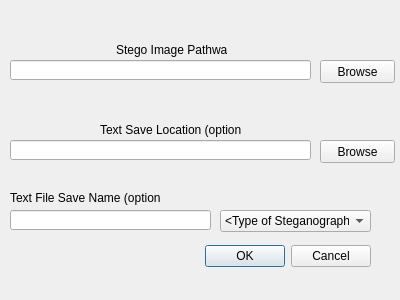
<?xml version="1.0" encoding="UTF-8"?>
<ui version="4.0">
 <class>ExtractWindow</class>
 <widget class="QDialog" name="ExtractWindow">
  <property name="geometry">
   <rect>
    <x>0</x>
    <y>0</y>
    <width>400</width>
    <height>300</height>
   </rect>
  </property>
  <property name="minimumSize">
   <size>
    <width>400</width>
    <height>300</height>
   </size>
  </property>
  <property name="maximumSize">
   <size>
    <width>400</width>
    <height>300</height>
   </size>
  </property>
  <property name="windowTitle">
   <string>Extract</string>
  </property>
  <widget class="QDialogButtonBox" name="buttonBox">
   <property name="geometry">
    <rect>
     <x>30</x>
     <y>240</y>
     <width>341</width>
     <height>32</height>
    </rect>
   </property>
   <property name="orientation">
    <enum>Qt::Horizontal</enum>
   </property>
   <property name="standardButtons">
    <set>QDialogButtonBox::Cancel|QDialogButtonBox::Ok</set>
   </property>
  </widget>
  <widget class="QLineEdit" name="StegoLineEdit">
   <property name="geometry">
    <rect>
     <x>10</x>
     <y>60</y>
     <width>301</width>
     <height>20</height>
    </rect>
   </property>
  </widget>
  <widget class="QLineEdit" name="SaveLineEdit">
   <property name="geometry">
    <rect>
     <x>10</x>
     <y>140</y>
     <width>301</width>
     <height>20</height>
    </rect>
   </property>
  </widget>
  <widget class="QPushButton" name="StegoPushButton">
   <property name="geometry">
    <rect>
     <x>320</x>
     <y>60</y>
     <width>75</width>
     <height>23</height>
    </rect>
   </property>
   <property name="text">
    <string>Browse</string>
   </property>
  </widget>
  <widget class="QPushButton" name="SavePushButton">
   <property name="geometry">
    <rect>
     <x>320</x>
     <y>140</y>
     <width>75</width>
     <height>23</height>
    </rect>
   </property>
   <property name="text">
    <string>Browse</string>
   </property>
  </widget>
  <widget class="QComboBox" name="StegoComboBox">
   <property name="geometry">
    <rect>
     <x>220</x>
     <y>210</y>
     <width>151</width>
     <height>22</height>
    </rect>
   </property>
   <item>
    <property name="text">
     <string>&lt;Type of Steganography&gt;</string>
    </property>
   </item>
   <item>
    <property name="text">
     <string>Least Significant Bit</string>
    </property>
   </item>
   <item>
    <property name="text">
     <string>LSB 1:2:3</string>
    </property>
   </item>
   <item>
    <property name="text">
     <string>LSB 1:3:4</string>
    </property>
   </item>
   <item>
    <property name="text">
     <string>LSB 1:0:0</string>
    </property>
   </item>
   <item>
    <property name="text">
     <string>LSB 2:0:0</string>
    </property>
   </item>
   <item>
    <property name="text">
     <string>LSB 3:0:0</string>
    </property>
   </item>
   <item>
    <property name="text">
     <string>LSB 4:0:0</string>
    </property>
   </item>
   <item>
    <property name="text">
     <string>LSB 0:1:0</string>
    </property>
   </item>
   <item>
    <property name="text">
     <string>LSB 0:2:0</string>
    </property>
   </item>
   <item>
    <property name="text">
     <string>LSB 0:3:0</string>
    </property>
   </item>
   <item>
    <property name="text">
     <string>LSB 0:4:0</string>
    </property>
   </item>
  </widget>
  <widget class="QLabel" name="label">
   <property name="geometry">
    <rect>
     <x>116</x>
     <y>40</y>
     <width>111</width>
     <height>20</height>
    </rect>
   </property>
   <property name="text">
    <string>Stego Image Pathway</string>
   </property>
  </widget>
  <widget class="QLabel" name="label_2">
   <property name="geometry">
    <rect>
     <x>100</x>
     <y>120</y>
     <width>141</width>
     <height>20</height>
    </rect>
   </property>
   <property name="text">
    <string>Text Save Location (optional)</string>
   </property>
  </widget>
  <widget class="QLineEdit" name="NameLineEdit">
   <property name="geometry">
    <rect>
     <x>10</x>
     <y>210</y>
     <width>201</width>
     <height>20</height>
    </rect>
   </property>
  </widget>
  <widget class="QLabel" name="label_3">
   <property name="geometry">
    <rect>
     <x>10</x>
     <y>190</y>
     <width>151</width>
     <height>16</height>
    </rect>
   </property>
   <property name="text">
    <string>Text File Save Name (optional)</string>
   </property>
  </widget>
 </widget>
 <resources/>
 <connections>
  <connection>
   <sender>buttonBox</sender>
   <signal>accepted()</signal>
   <receiver>ExtractWindow</receiver>
   <slot>accept()</slot>
   <hints>
    <hint type="sourcelabel">
     <x>248</x>
     <y>254</y>
    </hint>
    <hint type="destinationlabel">
     <x>157</x>
     <y>274</y>
    </hint>
   </hints>
  </connection>
  <connection>
   <sender>buttonBox</sender>
   <signal>rejected()</signal>
   <receiver>ExtractWindow</receiver>
   <slot>reject()</slot>
   <hints>
    <hint type="sourcelabel">
     <x>316</x>
     <y>260</y>
    </hint>
    <hint type="destinationlabel">
     <x>286</x>
     <y>274</y>
    </hint>
   </hints>
  </connection>
 </connections>
</ui>
